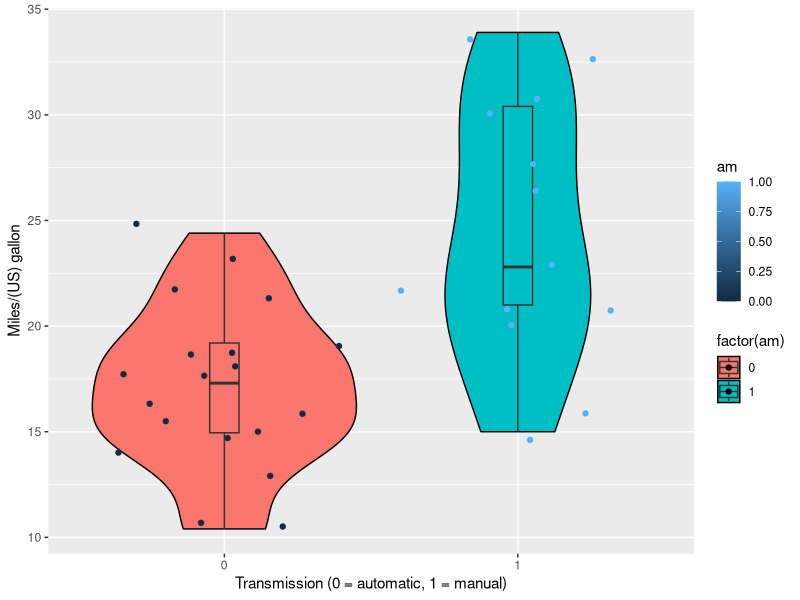

Reproduce this figure in R. (Note: this script raises an error after producing the figure.)
## ---- chunk 1
library(GGally)
library(ggplot2)
data(mtcars)
head(mtcars)
fit <- lm(mpg ~ factor(am), data = mtcars)
summary(fit)$coef
## ---- chunk 2
g = ggplot(data = mtcars, aes(y = mpg, x = factor(am), fill = factor(am)))
g = g + geom_violin(colour = "black", line = "dotted")
g = g + geom_boxplot(width = 0.1)
g = g + xlab("Transmission (0 = automatic, 1 = manual)") + ylab("Miles/(US) gallon")
g = g + geom_jitter(height = 0.5, aes(colour = am))
g
## ---- chunk 3
pairs = ggpairs(mtcars,  axisLabels = "none", lower = list(continuous ="smooth" ), upper=list(params=list(size=3)), params = c(method = "loess"))
pairs
